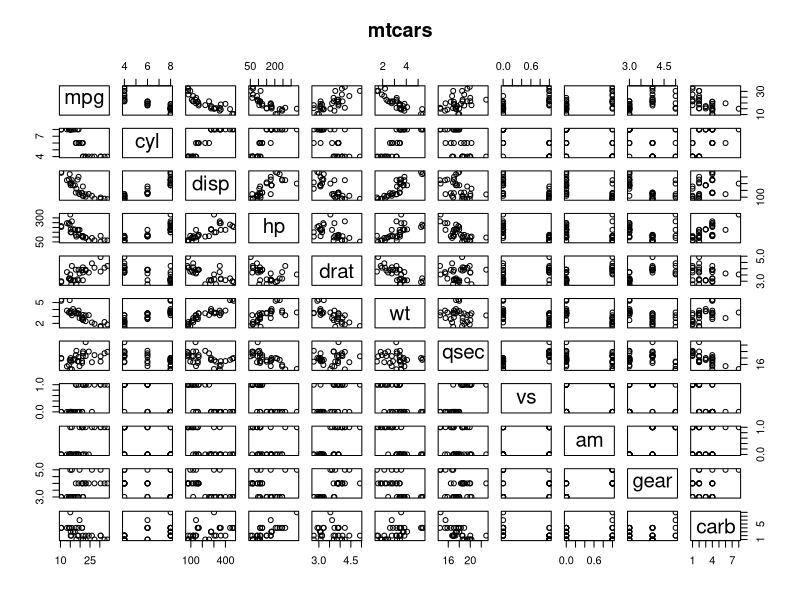
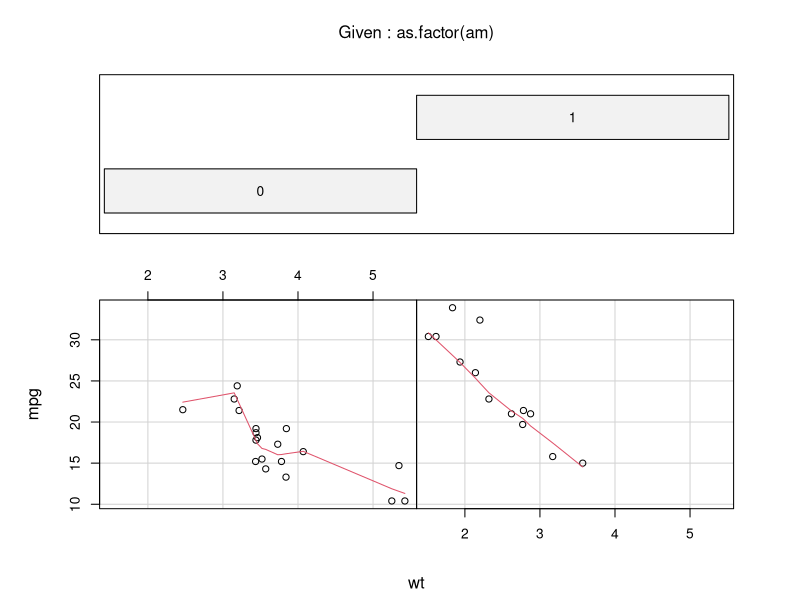
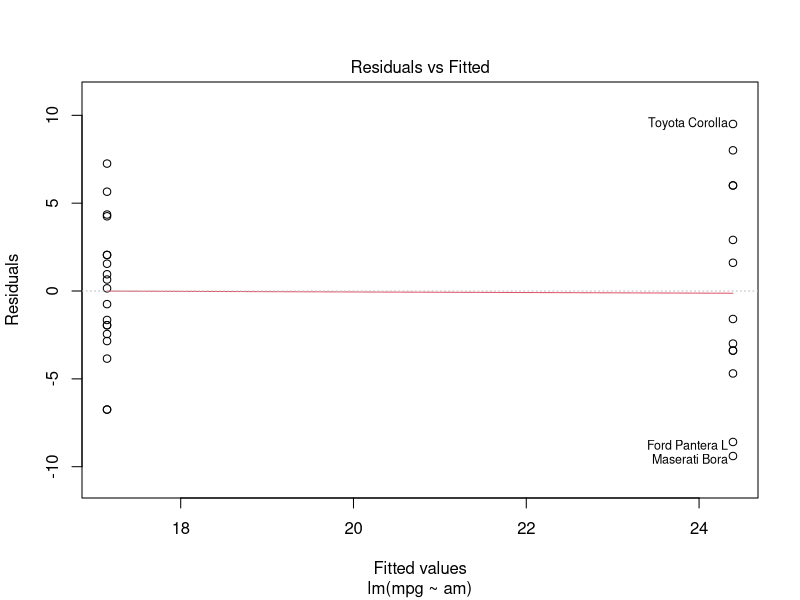
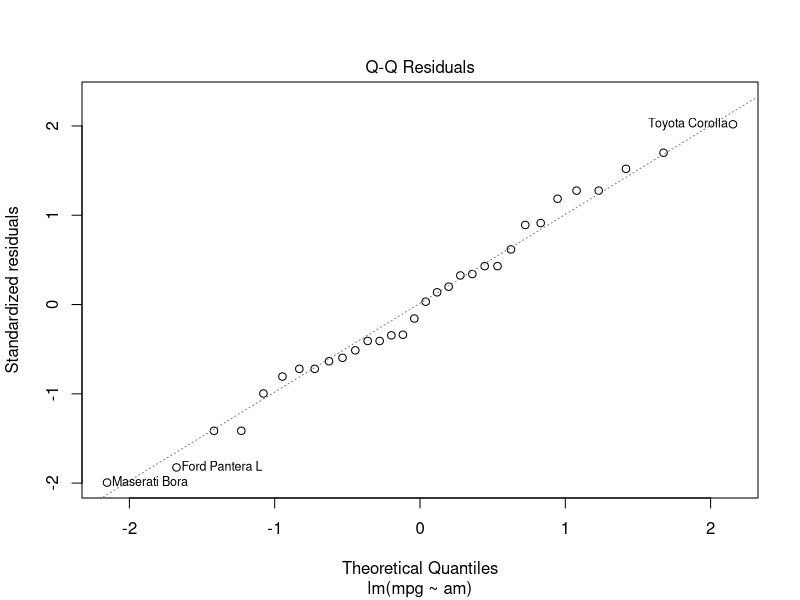
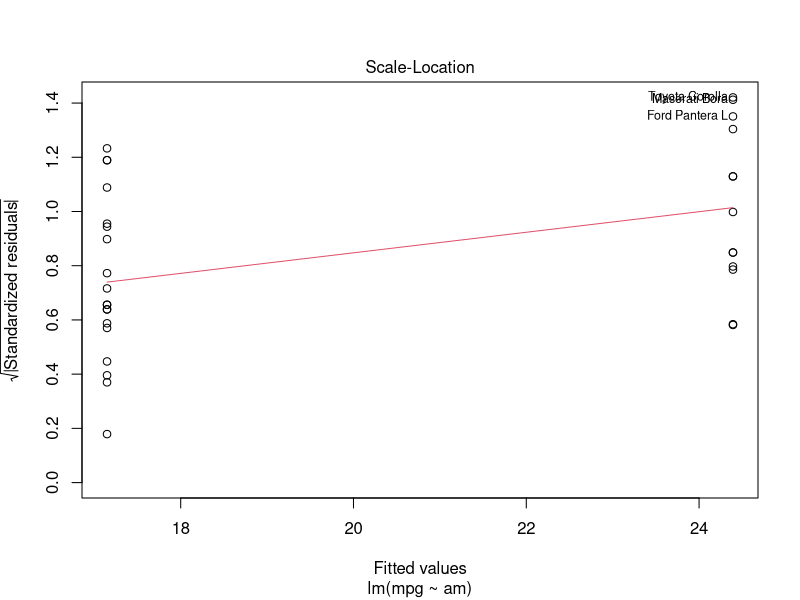
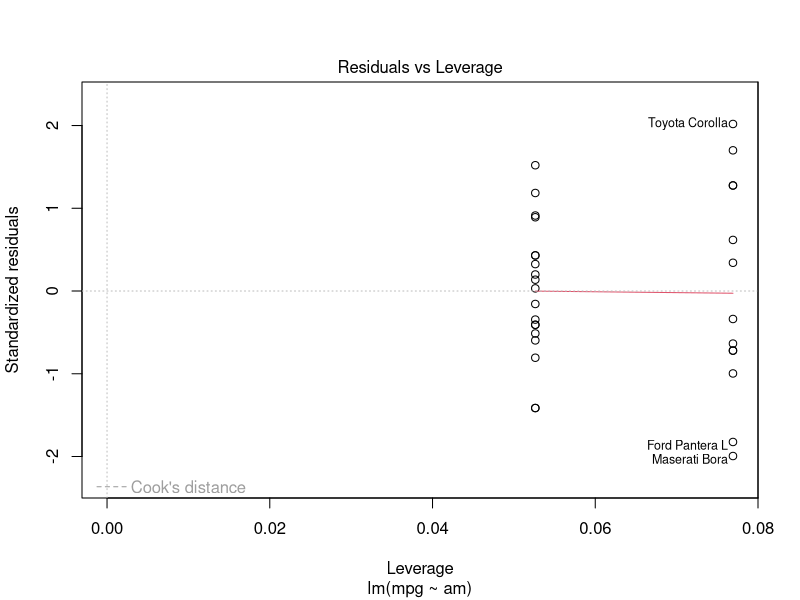
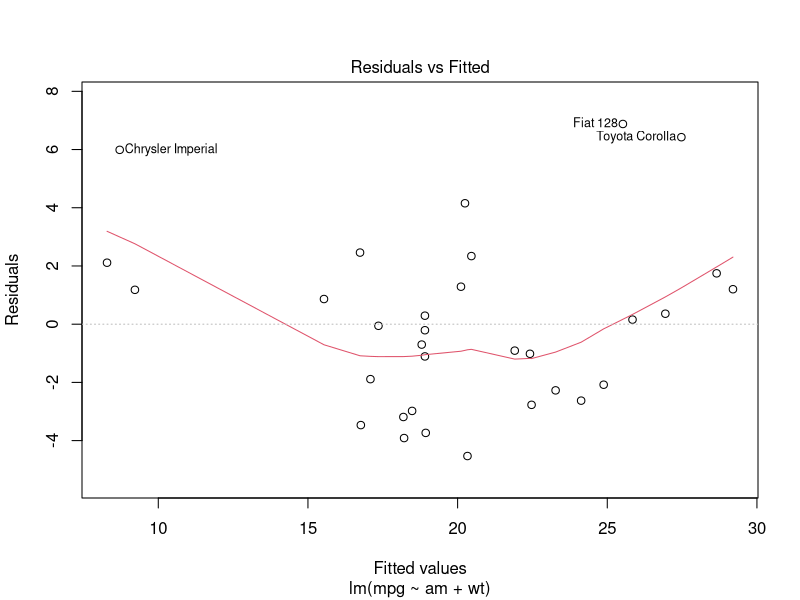
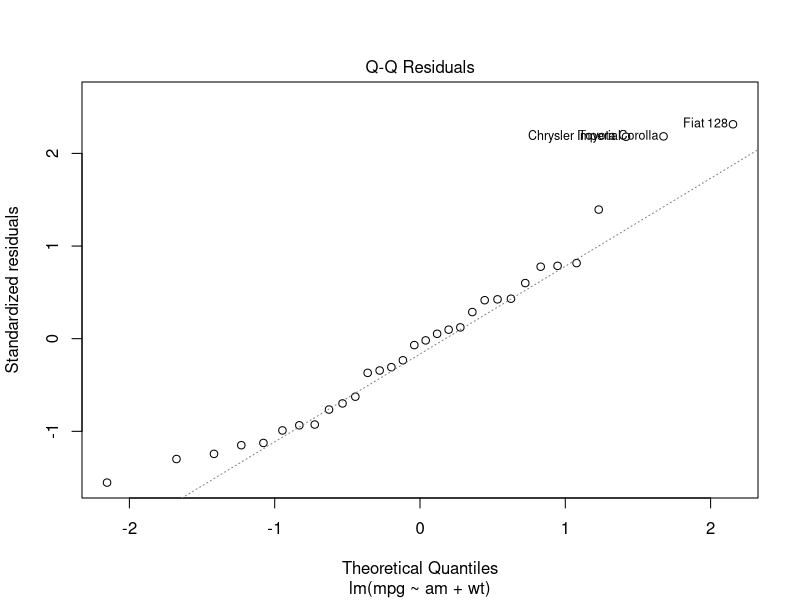

These charts were generated, in order, by the following R code:
## ---- chunk 1
attach(mtcars)#Load data

summary(mtcars)
## ---- chunk 2
pairs(mtcars, main = "mtcars")
## ---- chunk 3
auto <- mtcars[(mtcars$am == 0),]#0 = automatic
manu <- mtcars[(mtcars$am == 1),]#1 = manual
summary(auto$mpg)
summary(manu$mpg)
## ---- chunk 4
fit <- lm(mpg ~ am, data = mtcars)
summary(fit)$coefficients
## ---- chunk 5
mean(manu$mpg) - mean(auto$mpg)
## ---- chunk 6
coplot(mpg ~ wt | as.factor(am), data = mtcars, panel = panel.smooth, rows = 1)
## ---- chunk 7
fit2 <- lm(mpg ~ am + wt, data = mtcars)
summary(fit2)$coefficients
## ---- chunk 8
anova(fit, fit2, test="Chisq")
## ---- chunk 9
plot(fit)


plot(fit2)

